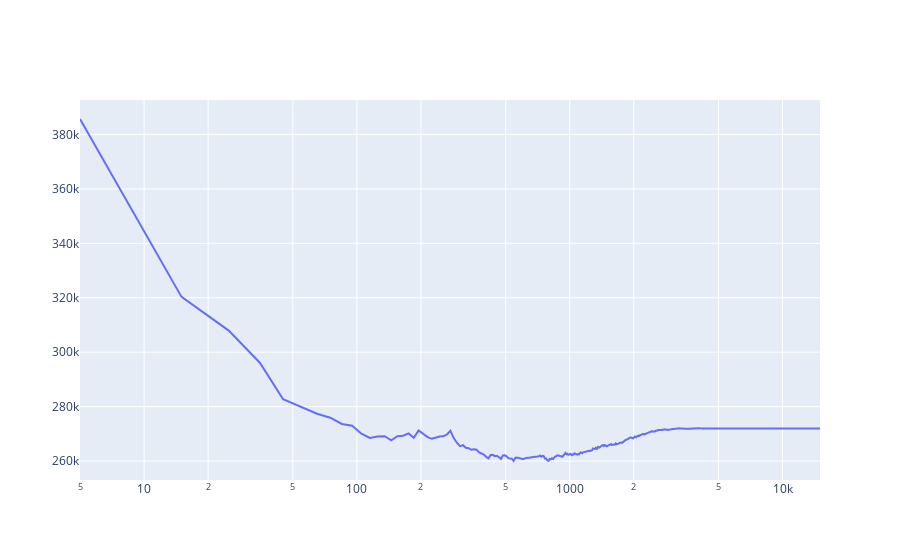

Source (notebook cell):
### Code cell
import plotly.graph_objects as go 
fig = go.Figure(data = go.Scatter(x=df_output.leafNodes, y = df_output.mae))
fig.update_xaxes(type="log") # log range: 10^0=1, 10^5=100000
fig.show()

### Figure 1 — Plotly figure (JSON) as saved in the notebook; plotly's stock layout.template omitted (floating-point values rounded to 4 significant figures; data arrays with more than 128 entries replaced by an {"elided": "..."} marker saying what was removed)
{"data": [{"type": "scatter", "x": {"elided": "1500 int values"}, "y": {"elided": "1500 float values"}}], "layout": {"xaxis": {"type": "log"}}}
